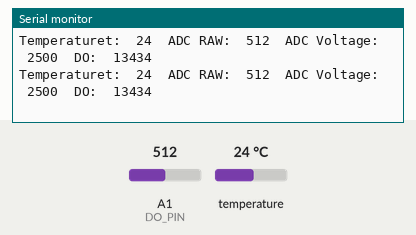
The sketch below on a simulated Arduino Uno, built with avr-gcc and run on an emulated ATmega328P. Parts: the last lines printed to the serial monitor. The test bench sets the inputs (shaded band); at power-on: temperature 24 °C, A1 (DO_PIN) = 512.

Above: at 3.3 s.
3.4 s: temperature set to 12 °C
At 5.2 s:
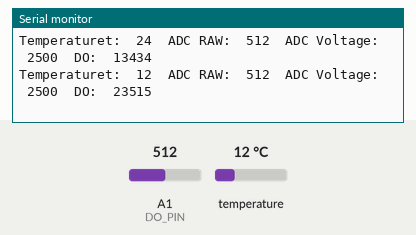
5.9 s: A1 (DO_PIN) set to 716
At 6.5 s:
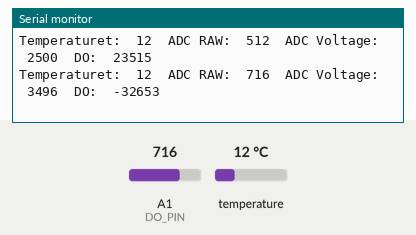
8.4 s: temperature set to 19 °C
At 10.3 s:
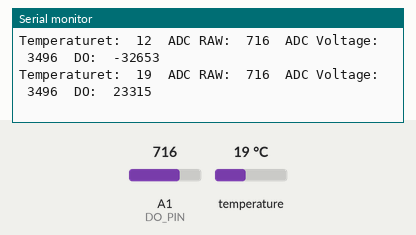
10.9 s: A1 (DO_PIN) set to 900
At 12.8 s:
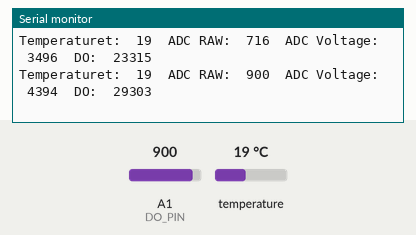
Timing chart, 0 to 14.3 s (numbered marks = the images above; inputs shaded):
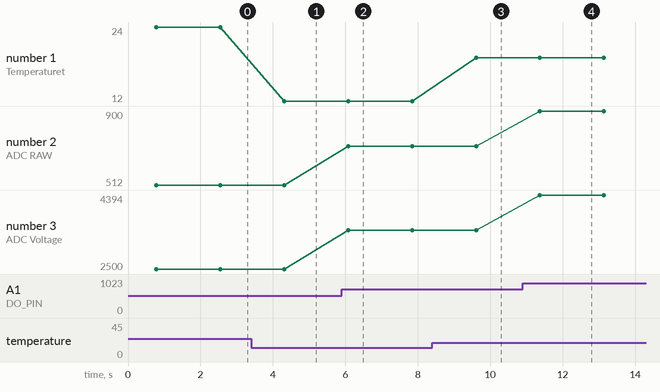

Measured:
- after the input at 3.4 s, the serial monitor: prints a new line after 0.91 s (image 1)
- after the input at 5.9 s, the serial monitor: prints a new line after 0.18 s (image 2)
- after the input at 8.4 s, the serial monitor: prints a new line after 1.2 s (image 3)
- after the input at 10.9 s, the serial monitor: prints a new line after 0.47 s (image 4)
- plotted number 1: 24 → 12 after the input at 3.4 s, 12 → 19 after the input at 8.4 s
- plotted number 2: 512 → 716 after the input at 5.9 s, 716 → 900 after the input at 10.9 s
- plotted number 3: 2500 → 3496 after the input at 5.9 s, 3496 → 4394 after the input at 10.9 s

The sketch:

kalib_DO.ino
```cpp
#include <Arduino.h>

#include <OneWire.h>
#include <DallasTemperature.h>

// Inisialisasi pin data untuk sensor DS18B20
const int oneWireBusPin = 2;  // Sesuaikan dengan pin yang digunakan pada Arduino Anda

// Inisialisasi objek OneWire dan DallasTemperature
OneWire oneWire(oneWireBusPin);
DallasTemperature sensors(&oneWire);

#define DO_PIN A1

#define VREF 5000    //VREF (mv)
#define ADC_RES 1024 //ADC Resolution

//Single-point calibration Mode=0
//Two-point calibration Mode=1
#define TWO_POINT_CALIBRATION 0

#define READ_TEMP (25) //Current water temperature ℃, Or temperature sensor function

//Single point calibration needs to be filled CAL1_V and CAL1_T
#define CAL1_V (1600) //mv
#define CAL1_T (25)   //℃
//Two-point calibration needs to be filled CAL2_V and CAL2_T
//CAL1 High temperature point, CAL2 Low temperature point
#define CAL2_V (1300) //mv
#define CAL2_T (15)   //℃

const uint16_t DO_Table[41] = {
    14460, 14220, 13820, 13440, 13090, 12740, 12420, 12110, 11810, 11530,
    11260, 11010, 10770, 10530, 10300, 10080, 9860, 9660, 9460, 9270,
    9080, 8900, 8730, 8570, 8410, 8250, 8110, 7960, 7820, 7690,
    7560, 7430, 7300, 7180, 7070, 6950, 6840, 6730, 6630, 6530, 6410};

uint8_t Temperaturet;
uint16_t ADC_Raw;
uint16_t ADC_Voltage;
uint16_t DO;

int16_t readDO(uint32_t voltage_mv, uint8_t temperature_c)
{
#if TWO_POINT_CALIBRATION == 0
  uint16_t V_saturation = (uint32_t)CAL1_V + (uint32_t)35 * temperature_c - (uint32_t)CAL1_T * 35;
  return (voltage_mv * DO_Table[temperature_c] / V_saturation);
#else
  uint16_t V_saturation = (int16_t)((int8_t)temperature_c - CAL2_T) * ((uint16_t)CAL1_V - CAL2_V) / ((uint8_t)CAL1_T - CAL2_T) + CAL2_V;
  return (voltage_mv * DO_Table[temperature_c] / V_saturation);
#endif
}

void setup()
{
  Serial.begin(115200);
  sensors.begin();
}

void loop()
{
  sensors.requestTemperatures();
  Temperaturet = sensors.getTempCByIndex(0);
  ADC_Raw = analogRead(DO_PIN);
  ADC_Voltage = uint32_t(VREF) * ADC_Raw / ADC_RES;

  Serial.print("Temperaturet:\t" + String(Temperaturet) + "\t");
  Serial.print("ADC RAW:\t" + String(ADC_Raw) + "\t");
  Serial.print("ADC Voltage:\t" + String(ADC_Voltage) + "\t");
  Serial.println("DO:\t" + String(readDO(ADC_Voltage, Temperaturet)) + "\t");

  delay(1000);
}
```
